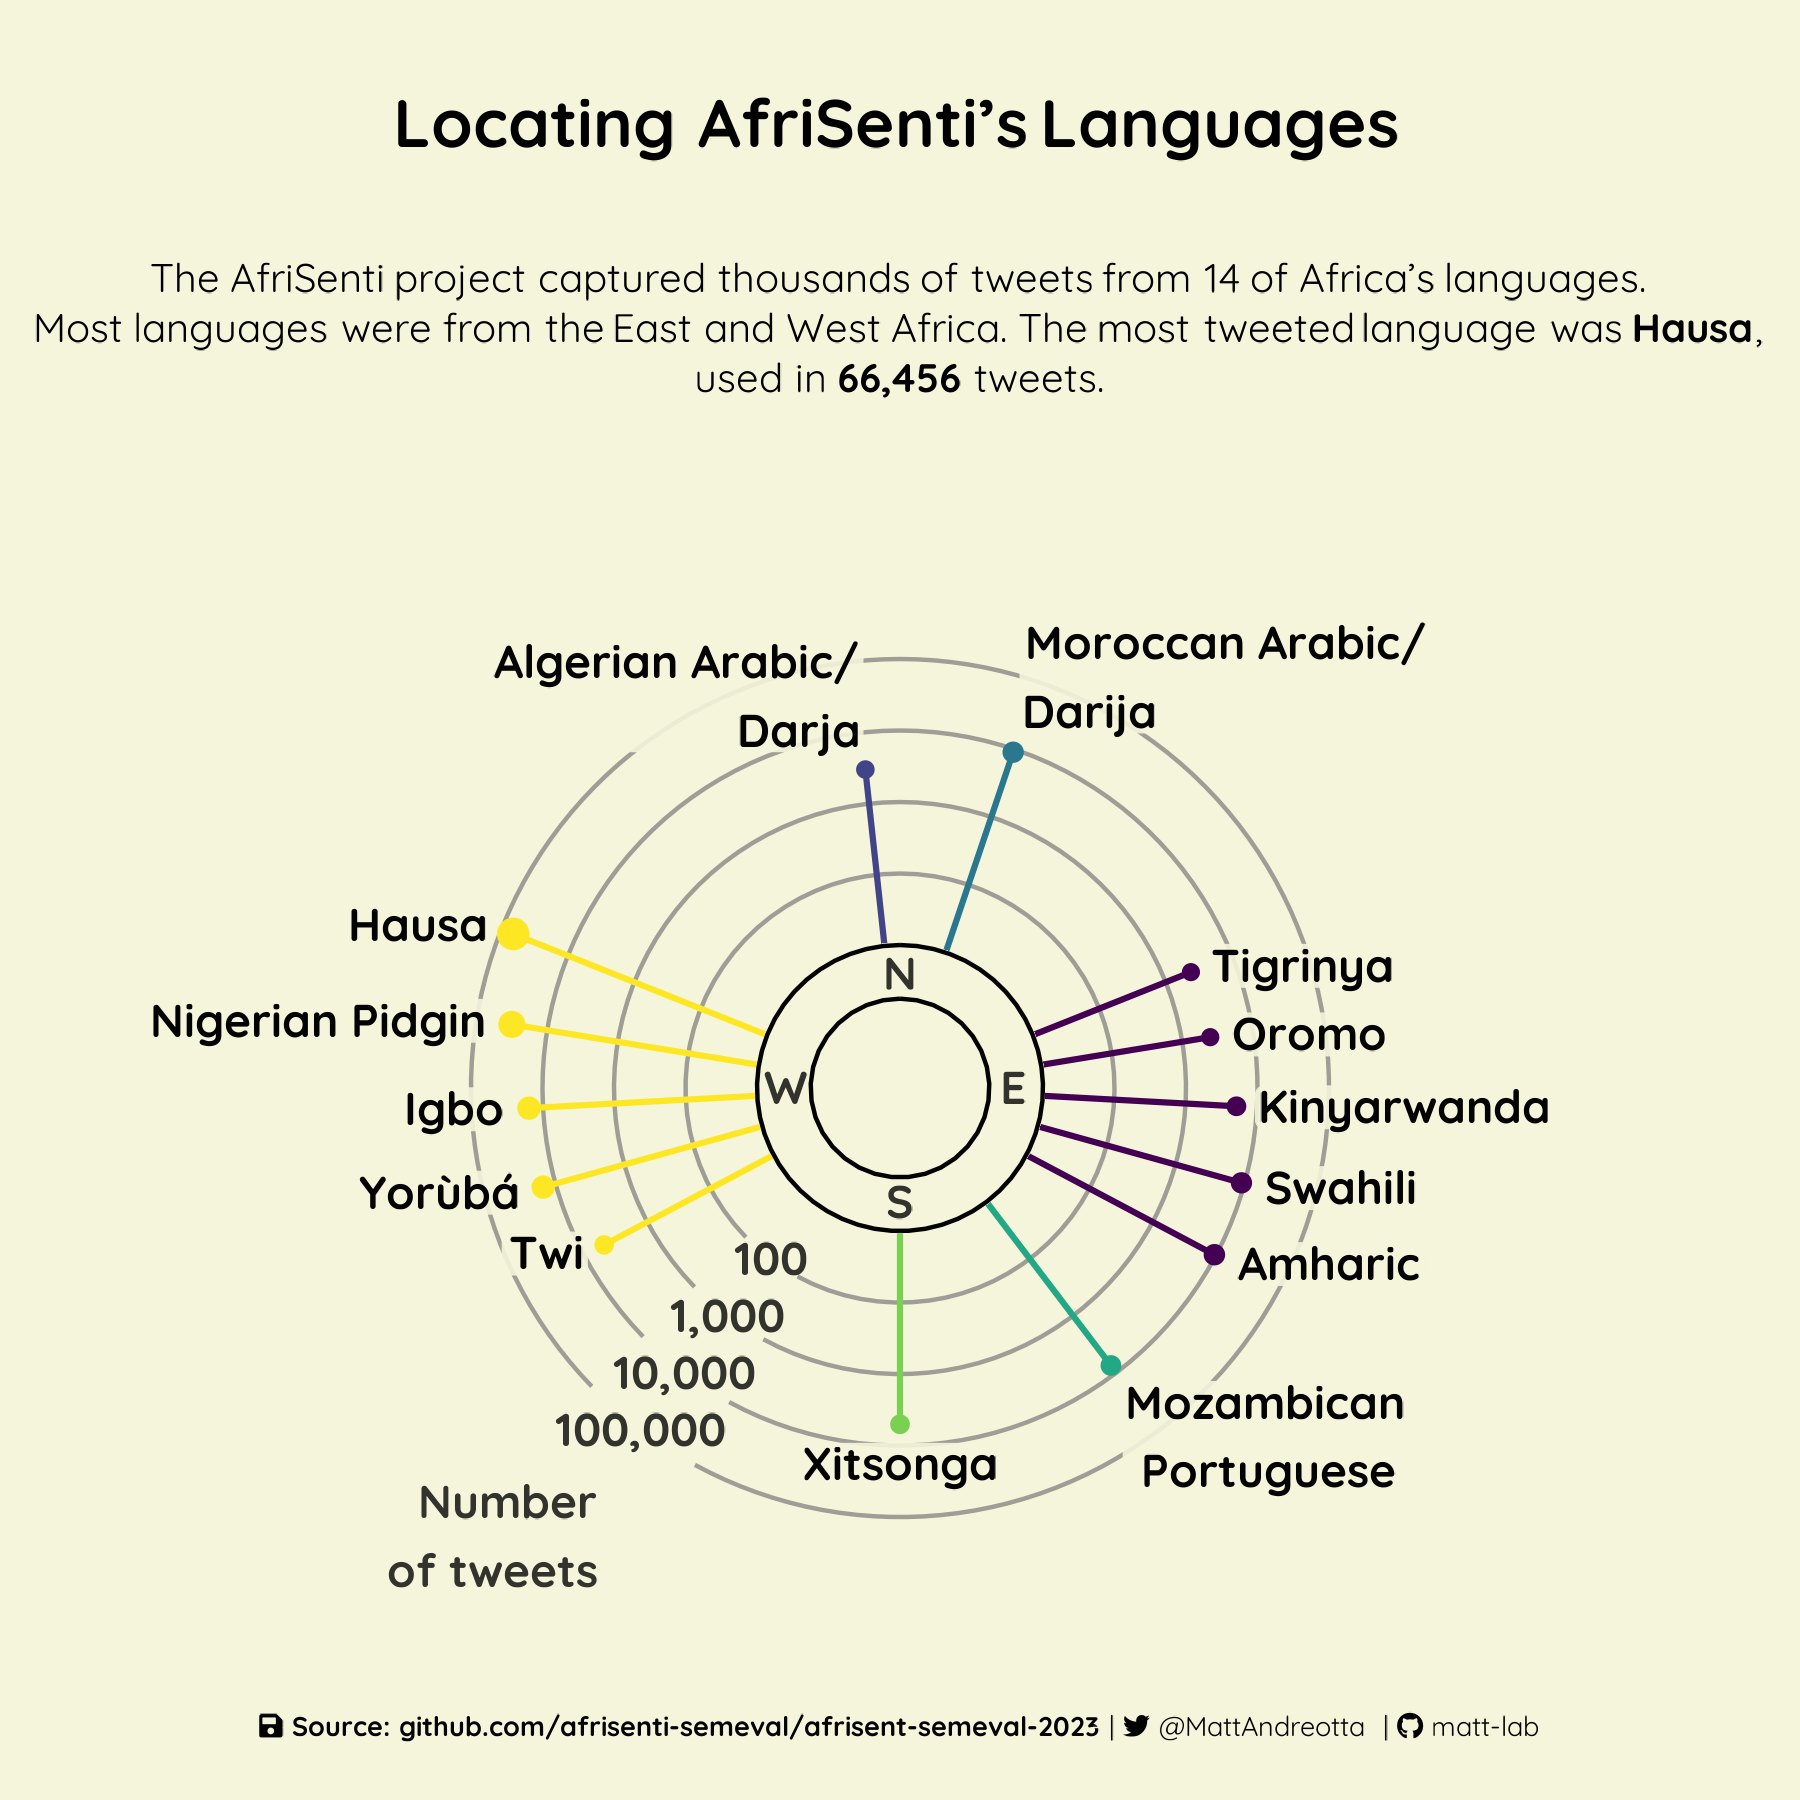

Write the R code that produced this figure.
# 📦 Load packages-------------------------------------------------------------
library(tidyverse) # Data wrangling
library(showtext) # Fonts
library(ggtext) # Text annotation
library(viridis) # Plot colours
library(glue) # HTML

# ✍️ Load fonts-----------------------------------------------------------------
font_add_google("Quicksand", "quicksand")
font_add('fa-brands', '../../fonts/Font Awesome 5 Brands-Regular-400.otf')
font_add("fa-solid", "../../fonts/Font Awesome 5 Free-Solid-900.otf")
showtext_auto()

# 💾 Load data------------------------------------------------------------------
afrisenti <- readr::read_csv('https://raw.githubusercontent.com/rfordatascience/tidytuesday/master/data/2023/2023-02-28/afrisenti.csv')
languages <- readr::read_csv('https://raw.githubusercontent.com/rfordatascience/tidytuesday/master/data/2023/2023-02-28/languages.csv')
language_scripts <- readr::read_csv('https://raw.githubusercontent.com/rfordatascience/tidytuesday/master/data/2023/2023-02-28/language_scripts.csv')
language_countries <- readr::read_csv('https://raw.githubusercontent.com/rfordatascience/tidytuesday/master/data/2023/2023-02-28/language_countries.csv')
country_regions <- readr::read_csv('https://raw.githubusercontent.com/rfordatascience/tidytuesday/master/data/2023/2023-02-28/country_regions.csv')

# 💪 Data wrangling------------------------------------------------------------
data <- afrisenti |>
    left_join(language_countries, by = 'language_iso_code') |>
    left_join(country_regions, by = 'country') |>
    # Manually clean Mozambique data to be consistent with article
    filter(!(region != "Southeastern Africa" & language_iso_code == "pt-MZ")) |>
    filter(!(region != "East Africa" & language_iso_code == "swa")) |>
    filter(!(region != "Southern Africa" & language_iso_code == "tso")) |>
    # Count languages by region
    group_by(region) |>
    count(language_iso_code) |>
    left_join(languages, by = 'language_iso_code') |>
    ungroup() |>
    # Organise data for polar coordinates
    # Cluster regions in clockwise order
    mutate(cluster = case_when(
        str_detect(region, "^North ")        ~ 0,
        str_detect(region, "^Northern ")     ~ 0.2,
        str_detect(region, "^East ")         ~ 1,
        str_detect(region, "^Southeastern ") ~ 1.7,
        str_detect(region, "^South")        ~ 2,
        str_detect(region, "^West ")         ~ 3)) |>
    arrange(cluster) |>
    group_by(cluster) |>
    mutate(cluster_language = n_distinct(language)) |>
    # Identify initial offset for North region
    mutate(north_midpoint = ifelse(cluster == 0, floor(n() / 2), NA)) |>
    ungroup() |>
    fill(north_midpoint, .direction = "down") |>
    # Largest cluster size determines whitespace in figure
    mutate(cluster_language_max = max(cluster_language)) |>
    mutate(cluster_size_max = cluster_language_max + 2) |>
    # Divide languages along polar coordinates via id
    group_by(cluster) |>
    arrange(region, n) |>
    mutate(id =
        # Cluster offset from 12 o'clock
        floor(cluster * cluster_size_max)
        # Counterclockwise offset to ensure regions correspond to compass
        # directions
        - floor(n() / 2)
        # Clockwise offset for each language
        + row_number()) |>
    # Rotate counterclockwise to center north regions
    mutate(id = ifelse(id <= 1, 4 * cluster_size_max + id, id)) |>
    ungroup() |>
    complete(id = 1:max(id), fill = list(n = 0)) |>
    # Add label information
    mutate(hjust = case_when(
        id %in% c(0, median(id))        ~ 0.5,
        id < median(id)                 ~ 0,
        id > median(id)                 ~ 1,
        TRUE                            ~ 0.5,
    )) |>
    mutate(vjust = case_when(
        cluster < 1                     ~ 0,
        cluster > 1 & cluster < 3       ~ 1,
        TRUE                            ~ 0.5,
    )) |>
    # Region labels, exclude Nothern and Southeastern Africa for clarity
    mutate(label_region = str_replace_all(region, " ", "\n")) |>
    mutate(label_language = case_when(
        language == "Mozambican Portuguese"     ~ "Mozambican\n Portuguese",
        str_detect(language, "/")               ~ str_replace_all(language, "/", "/\n"),
        TRUE                                    ~ language
    ))
glimpse(data)

# 🖌️ Plot----------------------------------------------------------------------
# Set colours
colour_background <- "#F5F5DC"
colour_text <- "#030303"
colour_grid <- "#787878"
colour_compass <- colour_text
colour_socials <- colour_text

# Set fonts
text_font <- "quicksand"

# Set y limits
inner_size <- 10
y_min <- .1
y_max <- 10^ceiling(log10(max(data$n)))

# Set title
title <- "<b>Locating AfriSenti's Languages</b>"
# Set subtitle
subtitle <- glue(
    "The AfriSenti project captured thousands of tweets from {nrow(languages)} of Africa's languages.<br>
    Most languages were from the East and West Africa. The most tweeted language was <b>{slice_max(data, n, n = 1)$language}</b>,<br>
    used in <b>{formatC(slice_max(data, n, n = 1)$n, format = 'd', big.mark = ',')}</b> tweets."
    )
# Set caption
# Set text
source <- glue("github.com/afrisenti-semeval/afrisent-semeval-2023")
twitter <- glue("<span style='font-family:fa-brands; color:{colour_socials}'>&#xf099;</span>")
github <- glue("<span style='font-family:fa-brands; color:{colour_socials}'>&#xf09b;</span>")
floppy <- glue("<span style='font-family:fa-solid; color:{colour_socials}'>&#xf0c7;</span>")
space <- glue("<span style='color:{colour_background}'>-</span>")
bar <- glue("<span style='color:{colour_socials}'> | </span>")
social_text <- glue("<span style ='color:{colour_socials}'>{floppy}{space}<b>Source:{space}{source}</b>{space}{bar}{twitter}{space}@MattAndreotta{space}{bar}{github}{space}matt-lab</span>")

# Let's do it!
data |>
    ggplot(aes(x = id, y = n, colour = region)) +
    # Add custom gridlines
    annotate(
        "segment",
        x = floor(0.65 * max(data$id)) + 0.7,
        xend = max(data$id) + .5,
        y = 10^seq(log10(inner_size) + 1, log10(y_max)),
        yend = 10^seq(log10(inner_size) + 1, log10(y_max)),
        size = 0.5,
        alpha = 0.7,
        colour = colour_grid,
    ) +
    annotate(
         "segment",
        x = 0.5,
        xend = floor(0.65 * max(data$id)) - 0.7,
        y = 10^seq(log10(inner_size) + 1, log10(y_max)),
        yend = 10^seq(log10(inner_size) + 1, log10(y_max)),
        size = 0.5,
        alpha = 0.7,
        colour = colour_grid,
    ) +
    # Specify lollipops
    geom_segment(
        aes(x = id, xend = id, y = 0, yend = n),
        size = 0.7
    ) +
    geom_point(
        aes(size = n)
    ) +
    scale_size(range = c(1, 3)) +
    # Cover the central point
    geom_rect(
        aes(xmin = 0.5, xmax = max(id) + 0.5, ymin = 0, ymax = inner_size),
        fill = colour_background, colour = colour_background
    ) +
    # Language labels
    geom_label(
        aes(
            x = id,
            y = n^1.07, # Log maths...
            label = label_language,
            hjust = hjust,
            vjust = vjust),
        colour = colour_text,
        fill = colour_background,
        lineheight = .4,
        fontface = "bold",
        family = text_font,
        label.size = NA,
        label.padding = unit(0.1, "lines"),
        alpha = 0.9,
        size = 12,
        inherit.aes = FALSE) +
    # Add compass information
    annotate(
        "text",
        x = seq(0.5, max(data$id) - 1, by = 7.25),
        y = inner_size^.6,
        label = c("N", "E", "S", "W"),
        colour = colour_compass,
        size = 12,
        alpha = 0.8,
        angle = 0,
        fontface = "bold",
        family = text_font,
        hjust = 0.5,
        vjust = 0.5,
    ) +
    geom_hline(yintercept = inner_size, colour = colour_compass) +
    geom_hline(yintercept = inner_size^.25, colour = colour_compass) +
    # Add text annotation for y axis values
    annotate(
        "text",
        x = rep(floor(0.65 * max(data$id)), log10(y_max) - log10(inner_size)),
        y = 10^seq(log10(inner_size) + 1, log10(y_max)),
        label = formatC(10^seq(log10(inner_size) + 1, log10(y_max)), format = "d", big.mark = ","),
        colour = colour_text,
        size = 12,
        alpha = 0.8,
        angle = 0,
        fontface = "bold",
        family = text_font,
        hjust = 0.5,
        vjust = 0.5) +
    annotate(
        "text",
        x = floor(0.65 * max(data$id)),
        y = 10^(log10(y_max) + 1),
        label = "Number\nof tweets",
        colour = colour_text,
        size = 12,
        alpha = 0.8,
        angle = 0,
        fontface = "bold",
        family = text_font,
        lineheight = 0.4,
        hjust = 1,
        vjust = 1) +
    # Will be a polar plot
    coord_polar(clip = "off") +
    # Log scale
    scale_y_log10(
        expand = c(0, 0),
        limits = c(y_min, y_max*10),
        breaks = 10^(log10(y_min):log10(y_max))) +
    # Add caption
    labs(
        title = title,
        subtitle = subtitle,
        caption = social_text,
    ) +
    # Add colour
    scale_colour_viridis(discrete = TRUE) +
    # Set theme
    theme_void() +
    theme(panel.background = element_rect(
        fill = colour_background,
        colour = colour_background)) +
    theme(plot.background  = element_rect(
        fill = colour_background,
        colour = colour_background)) +
    theme(panel.border       = element_blank()) +
    theme(panel.grid.major.x = element_blank()) +
    theme(panel.grid.minor.x = element_blank()) +
    theme(panel.grid.major.y = element_blank()) +
    theme(panel.grid.minor.y = element_blank()) +
    theme(axis.ticks         = element_blank()) +
    # Format the legend
    theme(legend.position = "none") +
    # Format the plot titles
    theme(plot.title    = element_markdown(
        size = 50,
        lineheight = 0.4,
        hjust = 0.5, vjust = 0.5,
        family = text_font,
        face = "bold",
        margin = margin(10, 5, 15, 5),
    )) +
    theme(plot.subtitle = element_markdown(
        lineheight = 0.4,
        hjust = 0.5, vjust = 0.5,
        family = text_font,
        size = 30,
        margin = margin(10, 5, 15, 5),
    )) +
    theme(plot.caption = element_markdown(
        size = 20,
        lineheight = 0.4,
        hjust = 0.5, vjust = 0.5,
        family = text_font,
        margin = unit(c(0, 0, 0, 0), "cm"))) +
    # Format the axis text
    theme(axis.title.x  = element_blank()) +
    theme(axis.title.y  = element_blank()) +
    theme(axis.text.x   = element_blank()) +
    theme(axis.text.y   = element_blank()) +
    theme(plot.margin = margin(0.5, 0.5, 0.5, 0.5, "cm"))

# 💾 Save plot-----------------------------------------------------------------
ggsave(
  filename = "plot.png", # where to save the recording
  device = "png", # device to use to save images
  width = 6, # width of saved image
  height = 6, # height of saved image
  units = "in", # units for width and height
  dpi = 300 # dpi to use when saving image
)
